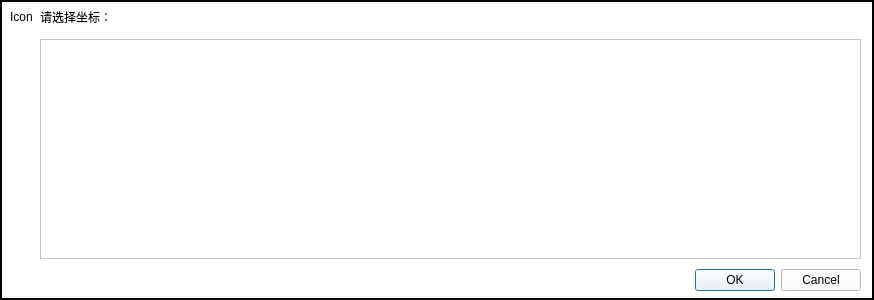
<?xml version="1.0" encoding="UTF-8"?>
<ui version="4.0">
 <class>CoorDialog</class>
 <widget class="QDialog" name="CoorDialog">
  <property name="geometry">
   <rect>
    <x>0</x>
    <y>0</y>
    <width>874</width>
    <height>300</height>
   </rect>
  </property>
  <property name="sizePolicy">
   <sizepolicy hsizetype="Minimum" vsizetype="Minimum">
    <horstretch>0</horstretch>
    <verstretch>0</verstretch>
   </sizepolicy>
  </property>
  <property name="minimumSize">
   <size>
    <width>320</width>
    <height>220</height>
   </size>
  </property>
  <property name="windowTitle">
   <string/>
  </property>
  <widget class="QFrame" name="frame">
   <property name="geometry">
    <rect>
     <x>0</x>
     <y>0</y>
     <width>874</width>
     <height>300</height>
    </rect>
   </property>
   <property name="palette">
    <palette>
     <active>
      <colorrole role="WindowText">
       <brush brushstyle="SolidPattern">
        <color alpha="255">
         <red>0</red>
         <green>0</green>
         <blue>0</blue>
        </color>
       </brush>
      </colorrole>
      <colorrole role="Button">
       <brush brushstyle="SolidPattern">
        <color alpha="255">
         <red>255</red>
         <green>255</green>
         <blue>255</blue>
        </color>
       </brush>
      </colorrole>
      <colorrole role="Light">
       <brush brushstyle="SolidPattern">
        <color alpha="255">
         <red>255</red>
         <green>255</green>
         <blue>255</blue>
        </color>
       </brush>
      </colorrole>
      <colorrole role="Midlight">
       <brush brushstyle="SolidPattern">
        <color alpha="255">
         <red>255</red>
         <green>255</green>
         <blue>255</blue>
        </color>
       </brush>
      </colorrole>
      <colorrole role="Dark">
       <brush brushstyle="SolidPattern">
        <color alpha="255">
         <red>127</red>
         <green>127</green>
         <blue>127</blue>
        </color>
       </brush>
      </colorrole>
      <colorrole role="Mid">
       <brush brushstyle="SolidPattern">
        <color alpha="255">
         <red>170</red>
         <green>170</green>
         <blue>170</blue>
        </color>
       </brush>
      </colorrole>
      <colorrole role="Text">
       <brush brushstyle="SolidPattern">
        <color alpha="255">
         <red>0</red>
         <green>0</green>
         <blue>0</blue>
        </color>
       </brush>
      </colorrole>
      <colorrole role="BrightText">
       <brush brushstyle="SolidPattern">
        <color alpha="255">
         <red>255</red>
         <green>255</green>
         <blue>255</blue>
        </color>
       </brush>
      </colorrole>
      <colorrole role="ButtonText">
       <brush brushstyle="SolidPattern">
        <color alpha="255">
         <red>0</red>
         <green>0</green>
         <blue>0</blue>
        </color>
       </brush>
      </colorrole>
      <colorrole role="Base">
       <brush brushstyle="SolidPattern">
        <color alpha="255">
         <red>255</red>
         <green>255</green>
         <blue>255</blue>
        </color>
       </brush>
      </colorrole>
      <colorrole role="Window">
       <brush brushstyle="SolidPattern">
        <color alpha="255">
         <red>255</red>
         <green>255</green>
         <blue>255</blue>
        </color>
       </brush>
      </colorrole>
      <colorrole role="Shadow">
       <brush brushstyle="SolidPattern">
        <color alpha="255">
         <red>0</red>
         <green>0</green>
         <blue>0</blue>
        </color>
       </brush>
      </colorrole>
      <colorrole role="AlternateBase">
       <brush brushstyle="SolidPattern">
        <color alpha="255">
         <red>255</red>
         <green>255</green>
         <blue>255</blue>
        </color>
       </brush>
      </colorrole>
      <colorrole role="ToolTipBase">
       <brush brushstyle="SolidPattern">
        <color alpha="255">
         <red>255</red>
         <green>255</green>
         <blue>220</blue>
        </color>
       </brush>
      </colorrole>
      <colorrole role="ToolTipText">
       <brush brushstyle="SolidPattern">
        <color alpha="255">
         <red>0</red>
         <green>0</green>
         <blue>0</blue>
        </color>
       </brush>
      </colorrole>
     </active>
     <inactive>
      <colorrole role="WindowText">
       <brush brushstyle="SolidPattern">
        <color alpha="255">
         <red>0</red>
         <green>0</green>
         <blue>0</blue>
        </color>
       </brush>
      </colorrole>
      <colorrole role="Button">
       <brush brushstyle="SolidPattern">
        <color alpha="255">
         <red>255</red>
         <green>255</green>
         <blue>255</blue>
        </color>
       </brush>
      </colorrole>
      <colorrole role="Light">
       <brush brushstyle="SolidPattern">
        <color alpha="255">
         <red>255</red>
         <green>255</green>
         <blue>255</blue>
        </color>
       </brush>
      </colorrole>
      <colorrole role="Midlight">
       <brush brushstyle="SolidPattern">
        <color alpha="255">
         <red>255</red>
         <green>255</green>
         <blue>255</blue>
        </color>
       </brush>
      </colorrole>
      <colorrole role="Dark">
       <brush brushstyle="SolidPattern">
        <color alpha="255">
         <red>127</red>
         <green>127</green>
         <blue>127</blue>
        </color>
       </brush>
      </colorrole>
      <colorrole role="Mid">
       <brush brushstyle="SolidPattern">
        <color alpha="255">
         <red>170</red>
         <green>170</green>
         <blue>170</blue>
        </color>
       </brush>
      </colorrole>
      <colorrole role="Text">
       <brush brushstyle="SolidPattern">
        <color alpha="255">
         <red>0</red>
         <green>0</green>
         <blue>0</blue>
        </color>
       </brush>
      </colorrole>
      <colorrole role="BrightText">
       <brush brushstyle="SolidPattern">
        <color alpha="255">
         <red>255</red>
         <green>255</green>
         <blue>255</blue>
        </color>
       </brush>
      </colorrole>
      <colorrole role="ButtonText">
       <brush brushstyle="SolidPattern">
        <color alpha="255">
         <red>0</red>
         <green>0</green>
         <blue>0</blue>
        </color>
       </brush>
      </colorrole>
      <colorrole role="Base">
       <brush brushstyle="SolidPattern">
        <color alpha="255">
         <red>255</red>
         <green>255</green>
         <blue>255</blue>
        </color>
       </brush>
      </colorrole>
      <colorrole role="Window">
       <brush brushstyle="SolidPattern">
        <color alpha="255">
         <red>255</red>
         <green>255</green>
         <blue>255</blue>
        </color>
       </brush>
      </colorrole>
      <colorrole role="Shadow">
       <brush brushstyle="SolidPattern">
        <color alpha="255">
         <red>0</red>
         <green>0</green>
         <blue>0</blue>
        </color>
       </brush>
      </colorrole>
      <colorrole role="AlternateBase">
       <brush brushstyle="SolidPattern">
        <color alpha="255">
         <red>255</red>
         <green>255</green>
         <blue>255</blue>
        </color>
       </brush>
      </colorrole>
      <colorrole role="ToolTipBase">
       <brush brushstyle="SolidPattern">
        <color alpha="255">
         <red>255</red>
         <green>255</green>
         <blue>220</blue>
        </color>
       </brush>
      </colorrole>
      <colorrole role="ToolTipText">
       <brush brushstyle="SolidPattern">
        <color alpha="255">
         <red>0</red>
         <green>0</green>
         <blue>0</blue>
        </color>
       </brush>
      </colorrole>
     </inactive>
     <disabled>
      <colorrole role="WindowText">
       <brush brushstyle="SolidPattern">
        <color alpha="255">
         <red>127</red>
         <green>127</green>
         <blue>127</blue>
        </color>
       </brush>
      </colorrole>
      <colorrole role="Button">
       <brush brushstyle="SolidPattern">
        <color alpha="255">
         <red>255</red>
         <green>255</green>
         <blue>255</blue>
        </color>
       </brush>
      </colorrole>
      <colorrole role="Light">
       <brush brushstyle="SolidPattern">
        <color alpha="255">
         <red>255</red>
         <green>255</green>
         <blue>255</blue>
        </color>
       </brush>
      </colorrole>
      <colorrole role="Midlight">
       <brush brushstyle="SolidPattern">
        <color alpha="255">
         <red>255</red>
         <green>255</green>
         <blue>255</blue>
        </color>
       </brush>
      </colorrole>
      <colorrole role="Dark">
       <brush brushstyle="SolidPattern">
        <color alpha="255">
         <red>127</red>
         <green>127</green>
         <blue>127</blue>
        </color>
       </brush>
      </colorrole>
      <colorrole role="Mid">
       <brush brushstyle="SolidPattern">
        <color alpha="255">
         <red>170</red>
         <green>170</green>
         <blue>170</blue>
        </color>
       </brush>
      </colorrole>
      <colorrole role="Text">
       <brush brushstyle="SolidPattern">
        <color alpha="255">
         <red>127</red>
         <green>127</green>
         <blue>127</blue>
        </color>
       </brush>
      </colorrole>
      <colorrole role="BrightText">
       <brush brushstyle="SolidPattern">
        <color alpha="255">
         <red>255</red>
         <green>255</green>
         <blue>255</blue>
        </color>
       </brush>
      </colorrole>
      <colorrole role="ButtonText">
       <brush brushstyle="SolidPattern">
        <color alpha="255">
         <red>127</red>
         <green>127</green>
         <blue>127</blue>
        </color>
       </brush>
      </colorrole>
      <colorrole role="Base">
       <brush brushstyle="SolidPattern">
        <color alpha="255">
         <red>255</red>
         <green>255</green>
         <blue>255</blue>
        </color>
       </brush>
      </colorrole>
      <colorrole role="Window">
       <brush brushstyle="SolidPattern">
        <color alpha="255">
         <red>255</red>
         <green>255</green>
         <blue>255</blue>
        </color>
       </brush>
      </colorrole>
      <colorrole role="Shadow">
       <brush brushstyle="SolidPattern">
        <color alpha="255">
         <red>0</red>
         <green>0</green>
         <blue>0</blue>
        </color>
       </brush>
      </colorrole>
      <colorrole role="AlternateBase">
       <brush brushstyle="SolidPattern">
        <color alpha="255">
         <red>255</red>
         <green>255</green>
         <blue>255</blue>
        </color>
       </brush>
      </colorrole>
      <colorrole role="ToolTipBase">
       <brush brushstyle="SolidPattern">
        <color alpha="255">
         <red>255</red>
         <green>255</green>
         <blue>220</blue>
        </color>
       </brush>
      </colorrole>
      <colorrole role="ToolTipText">
       <brush brushstyle="SolidPattern">
        <color alpha="255">
         <red>0</red>
         <green>0</green>
         <blue>0</blue>
        </color>
       </brush>
      </colorrole>
     </disabled>
    </palette>
   </property>
   <property name="autoFillBackground">
    <bool>true</bool>
   </property>
   <property name="frameShape">
    <enum>QFrame::WinPanel</enum>
   </property>
   <property name="frameShadow">
    <enum>QFrame::Plain</enum>
   </property>
   <widget class="QWidget" name="formLayoutWidget">
    <property name="geometry">
     <rect>
      <x>0</x>
      <y>0</y>
      <width>871</width>
      <height>301</height>
     </rect>
    </property>
    <layout class="QFormLayout" name="formLayout">
     <property name="fieldGrowthPolicy">
      <enum>QFormLayout::AllNonFixedFieldsGrow</enum>
     </property>
     <property name="horizontalSpacing">
      <number>6</number>
     </property>
     <property name="verticalSpacing">
      <number>10</number>
     </property>
     <property name="leftMargin">
      <number>10</number>
     </property>
     <property name="topMargin">
      <number>5</number>
     </property>
     <property name="rightMargin">
      <number>10</number>
     </property>
     <property name="bottomMargin">
      <number>5</number>
     </property>
     <item row="0" column="0">
      <widget class="QLabel" name="label">
       <property name="sizePolicy">
        <sizepolicy hsizetype="Minimum" vsizetype="Minimum">
         <horstretch>0</horstretch>
         <verstretch>0</verstretch>
        </sizepolicy>
       </property>
       <property name="minimumSize">
        <size>
         <width>24</width>
         <height>24</height>
        </size>
       </property>
       <property name="maximumSize">
        <size>
         <width>24</width>
         <height>24</height>
        </size>
       </property>
       <property name="text">
        <string>Icon</string>
       </property>
      </widget>
     </item>
     <item row="0" column="1">
      <widget class="QLabel" name="label_title">
       <property name="autoFillBackground">
        <bool>true</bool>
       </property>
       <property name="text">
        <string>请选择坐标：</string>
       </property>
      </widget>
     </item>
     <item row="1" column="1">
      <widget class="QListView" name="listView">
       <property name="sizePolicy">
        <sizepolicy hsizetype="Preferred" vsizetype="Minimum">
         <horstretch>0</horstretch>
         <verstretch>0</verstretch>
        </sizepolicy>
       </property>
       <property name="minimumSize">
        <size>
         <width>800</width>
         <height>220</height>
        </size>
       </property>
       <property name="maximumSize">
        <size>
         <width>880</width>
         <height>300</height>
        </size>
       </property>
      </widget>
     </item>
     <item row="2" column="1">
      <widget class="QDialogButtonBox" name="buttonBox">
       <property name="enabled">
        <bool>true</bool>
       </property>
       <property name="orientation">
        <enum>Qt::Horizontal</enum>
       </property>
       <property name="standardButtons">
        <set>QDialogButtonBox::Cancel|QDialogButtonBox::Ok</set>
       </property>
      </widget>
     </item>
    </layout>
   </widget>
  </widget>
 </widget>
 <resources/>
 <connections>
  <connection>
   <sender>buttonBox</sender>
   <signal>accepted()</signal>
   <receiver>CoorDialog</receiver>
   <slot>accept()</slot>
   <hints>
    <hint type="sourcelabel">
     <x>248</x>
     <y>254</y>
    </hint>
    <hint type="destinationlabel">
     <x>157</x>
     <y>274</y>
    </hint>
   </hints>
  </connection>
  <connection>
   <sender>buttonBox</sender>
   <signal>rejected()</signal>
   <receiver>CoorDialog</receiver>
   <slot>reject()</slot>
   <hints>
    <hint type="sourcelabel">
     <x>316</x>
     <y>260</y>
    </hint>
    <hint type="destinationlabel">
     <x>286</x>
     <y>274</y>
    </hint>
   </hints>
  </connection>
 </connections>
</ui>
